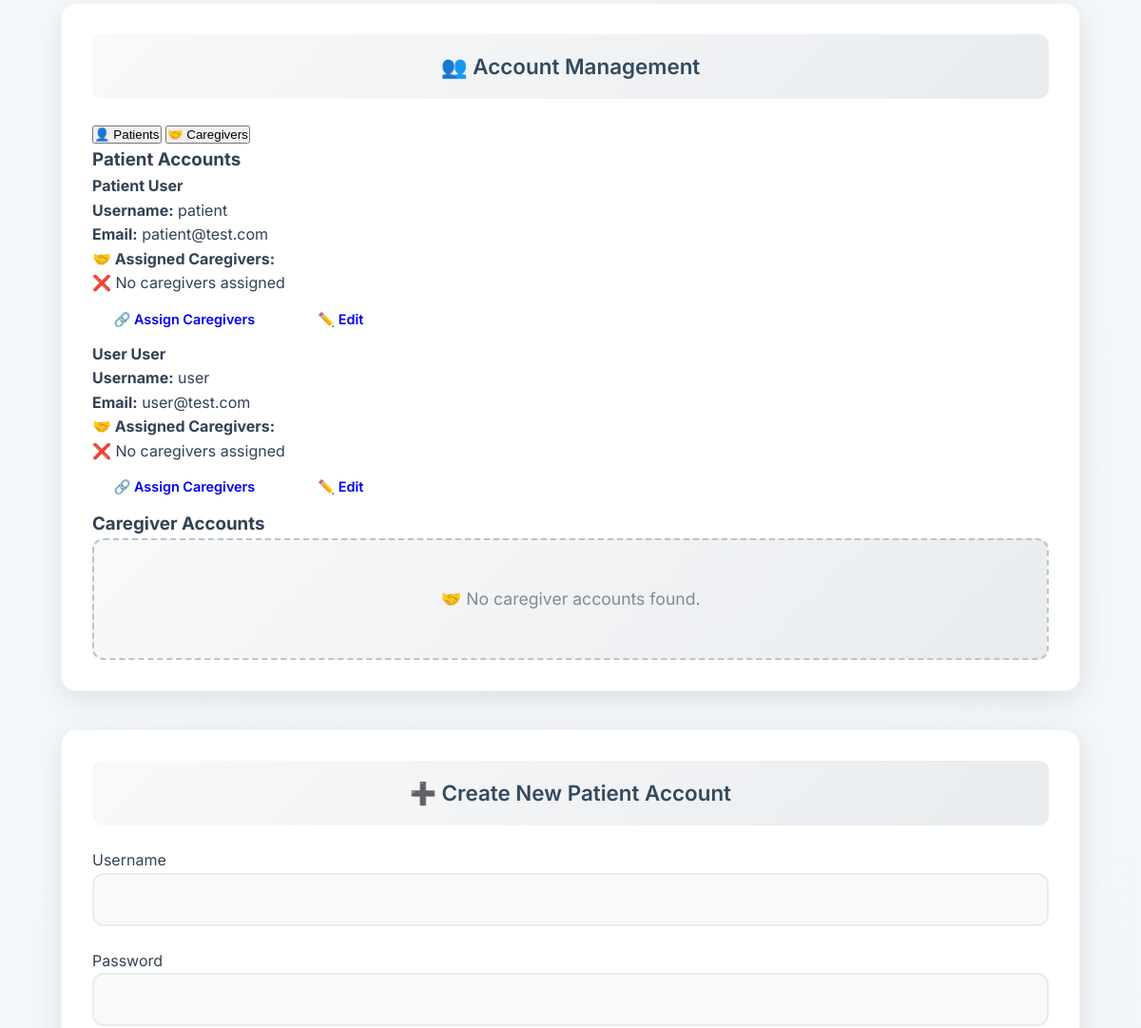
The app's page /provider-dashboard/ (signed in, middle part), older data.
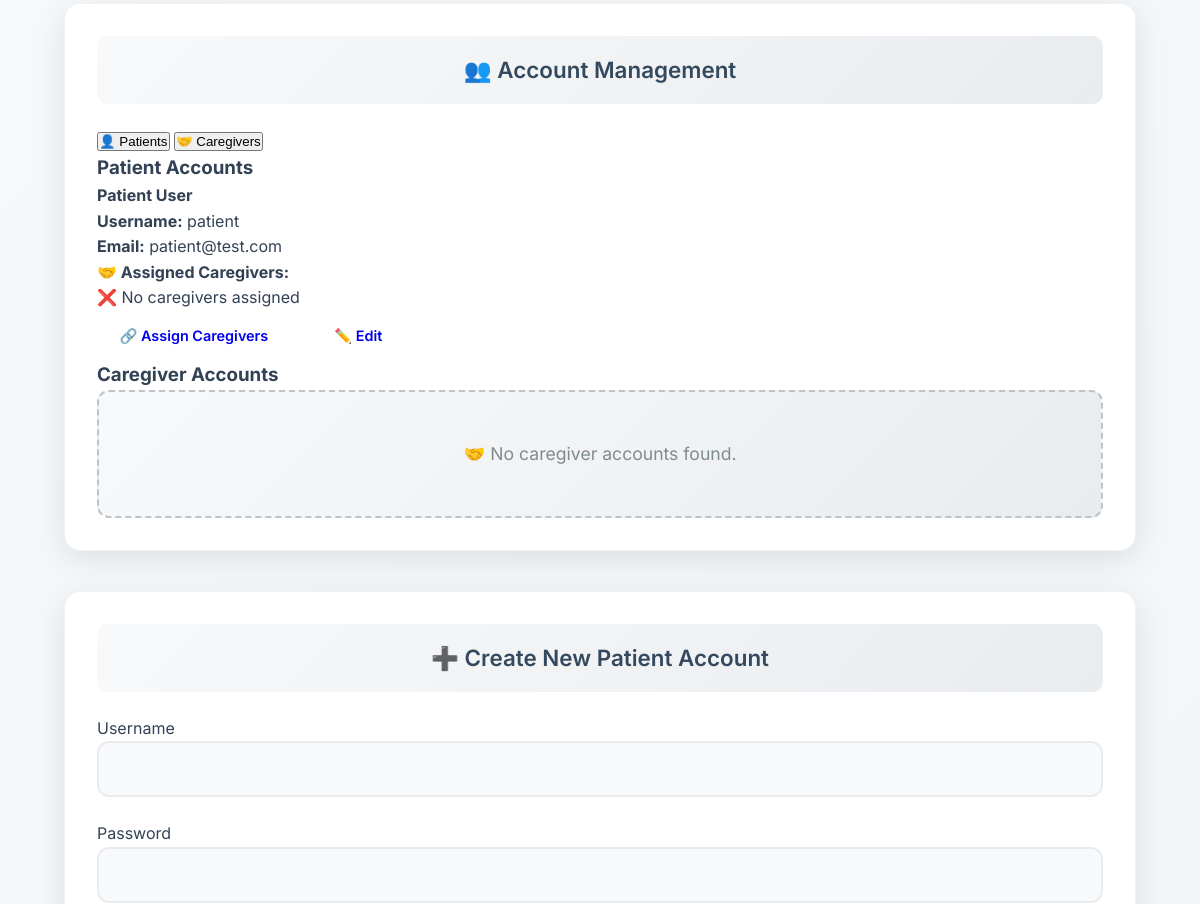
The same page, newer data.
### users/models.py (models this page shows, shortened)
class UserProfile(models.Model):
    USER_TYPES = (
        ('admin', 'Administrator'),  # Admin users
        ('provider', 'Healthcare Provider'),  # Docs + Nurses
        ('caregiver', 'Caregiver'),  # Caregivers
        ('patient', 'Patient'),  # All patients
    )
    user = models.OneToOneField(User, on_delete=models.CASCADE, related_name='profile')  # each user must have a profile
    user_type = models.CharField(max_length=20, choices=USER_TYPES)  # set specific user role
    provider = models.ForeignKey('self', on_delete=models.SET_NULL, null=True, blank=True,
                                related_name='managed_patients', limit_choices_to={'user_type': 'provider'})  # provider link
    patient = models.ForeignKey('self', on_delete=models.SET_NULL, null=True, blank=True,
                               related_name='caregivers', limit_choices_to={'user_type': 'patient'})  # patienr link
    linked_patients = models.ManyToManyField(
        'self',
        symmetrical=False,
        related_name='linked_caregivers',
        limit_choices_to={'user_type': 'patient'},
        blank=True,
        help_text="Patients this caregiver can access"  # Caregivers can see these patients
    )

### users/views.py (the view, shortened to what this page needs)
# urls.py: path('provider-dashboard/', views.provider_dashboard, name='provider_dashboard'),
@login_required
def provider_dashboard(request):
    if not hasattr(request.user, 'profile') or request.user.profile.user_type != 'provider':
        messages.error(request, 'You do not have permission to access the provider dashboard.')
        return redirect('home')
    provider_profile = request.user.profile
    patients = UserProfile.objects.filter(user_type='patient', provider=provider_profile)
    provider_patient_ids = patients.values_list('id', flat=True)
    caregivers = UserProfile.objects.filter(
        user_type='caregiver',
        patient__in=provider_patient_ids
    )
    task_statistics = get_task_statistics()
    recent_tasks = Task.objects.filter(
        assigned_by=provider_profile
    ).select_related('assigned_to__user').order_by('-created_at')[:10]
    selected_patient = None
    patient_tasks = []
    from taskmanager.constants import GAME_TYPES, DIFFICULTY_LEVELS
    context = {
        'user': request.user,
        'user_type': 'Healthcare Provider',
        'patients': patients,
        'caregivers': caregivers,
        'recent_tasks': recent_tasks,
        'task_types': TASK_TYPES,  # Use the constant directly
        'game_types': GAME_TYPES,  # Add game types for template
        'difficulty_levels': DIFFICULTY_LEVELS,  # Add difficulty levels
        **task_statistics,
        'selected_patient': selected_patient,
        'patient_tasks': patient_tasks,
    }
    return render(request, 'dashboards/provider_dashboard.html', context)

### taskmanager/views.py (called while the page is built)
def get_task_statistics():
    return {
        'total_tasks': Task.objects.count(),
        'pending_tasks_count': Task.objects.filter(status__in=['assigned', 'in_progress']).count(),
        'completed_tasks_count': Task.objects.filter(status='completed').count(),
    }

### templates/dashboards/provider_dashboard.html (shortened to what the changed rows need)
{% extends 'layouts/base.html' %}
{% block content %}
<div class="dashboard-container">
    <div class="provider-dashboard">
        <div class="dashboard-section">
            <h2 class="section-title">👥 Account Management</h2>
            <div id="patients-tab" class="tab-content active">
                {% if patients %}
                <div class="user-accounts">
                    {% for patient in patients %}
                    <div class="user-card">
                        <div class="user-details">
                            <h4 class="user-name">{{ patient.user.first_name }} {{ patient.user.last_name }}</h4>
                            <div class="user-info">
                            <p><strong>Username:</strong> {{ patient.user.username }}</p>
                            <p><strong>Email:</strong> {{ patient.user.email }}</p>
                            </div>
                            <div class="relationship-data">
                                <p class="relationship-title"><strong>🤝 Assigned Caregivers:</strong></p>
                                {% with caregivers=patient.caregivers.all %}
                                    {% if caregivers %}
                                        <ul class="relationship-list">
                                        {% for caregiver in caregivers %}
                                            <li class="relationship-item">{{ caregiver.user.first_name }} {{ caregiver.user.last_name }} ({{ caregiver.user.username }})</li>
                                        {% endfor %}
                                        </ul>
                                    {% else %}
                                        <p class="no-relationships">❌ No caregivers assigned</p>
                                    {% endif %}
                                {% endwith %}
                            </div>
                        </div>
                        <div class="user-actions">
                            <a href="{% url 'assign_caregiver' patient.user.id %}" class="action-btn primary-btn">
                                🔗 Assign Caregivers
                            </a>
                            <a href="{% url 'manage_account' patient.user.id %}" class="action-btn outline-btn">
                                ✏️ Edit
                            </a>
                        </div>
                    </div>
                    {% endfor %}
                </div>
                {% else %}
                <div class="empty-state">
                    <p>👤 No patient accounts found.</p>
                </div>
                {% endif %}
            </div>
        </div>
        <div class="dashboard-section">
            <h2 class="section-title">➕ Create New Patient Account</h2>
    </div>
    </div>
</div>
{% endblock %}

Row changes from the older to the newer data that the page shows:
removed UserProfile: user.first_name "User", user.last_name "User", user.username "user", user.email "user@test.com", shows "❌ No caregivers assigned"
